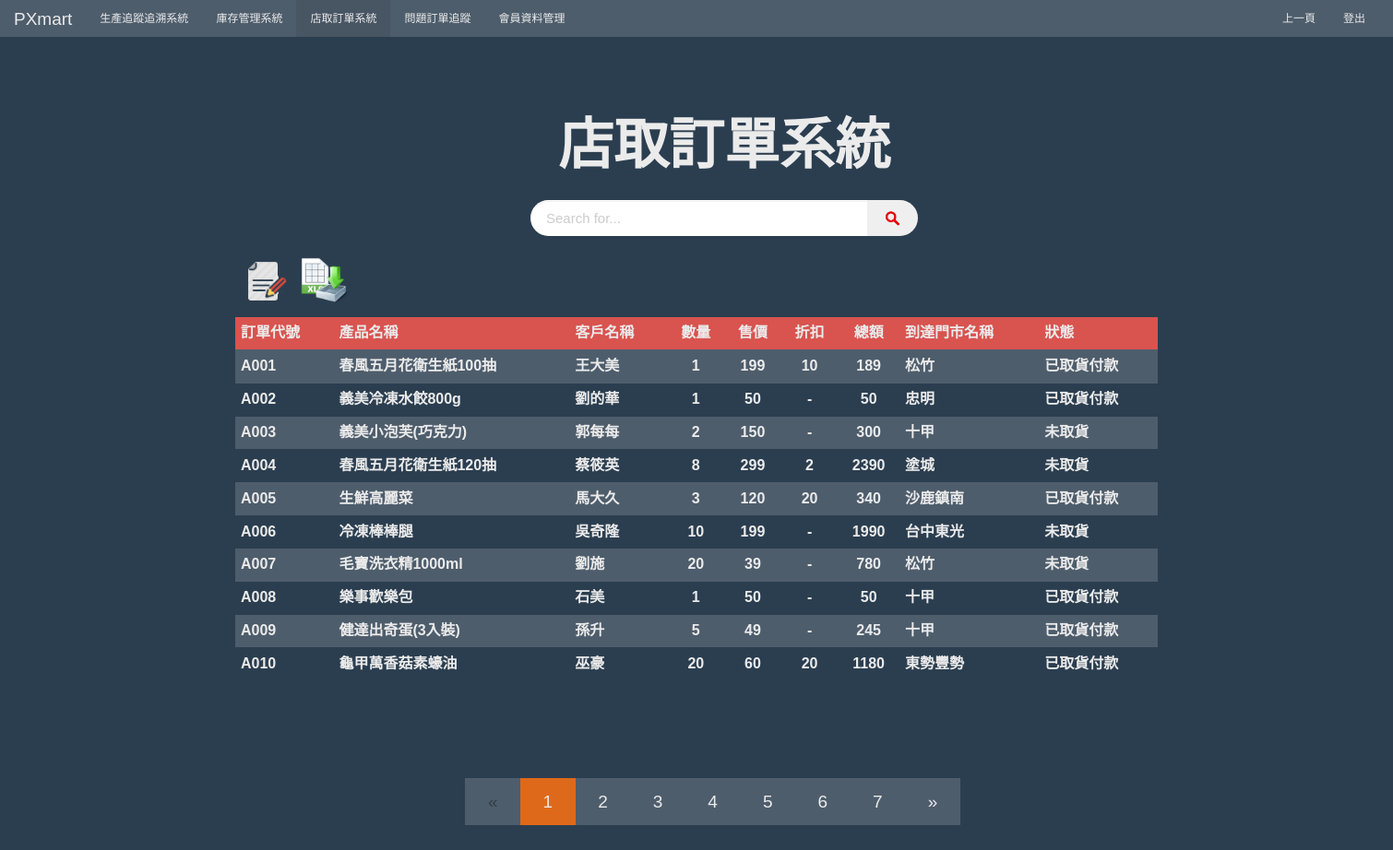
/Order.php, run on the app's committed database.
### Order.php (the view, shortened to what this page needs)
<!DOCTYPE html PUBLIC "-//W3C//DTD XHTML 1.0 Transitional//EN" "http://www.w3.org/TR/xhtml1/DTD/xhtml1-transitional.dtd">
<html xmlns="http://www.w3.org/1999/xhtml">
<head>
</head>
<link rel="stylesheet" href="Bootstrap/Superhero/Superhero.css">
<link rel="stylesheet" href="css/search2.css">
<link rel="stylesheet" href="css/style.css">
<body>
<div id="herader">
	<nav class="navbar navbar-default">
  <div class="container-fluid">
    <div class="navbar-header">
      <a class="navbar-brand">PXmart</a>
    </div>
    <div class="collapse navbar-collapse" id="bs-example-navbar-collapse-1">
      <ul class="nav navbar-nav">
      	<li><a href="track.php">生產追蹤追溯系統</a></li>
        <li><a href="stock.php">庫存管理系統 <span class="sr-only">(current)</span></a></li>
        <li class="active"><a href="Order.php">店取訂單系統</a></li>
        <li><a href="#">問題訂單追蹤</a></li>
          <li><a href="member.php">會員資料管理</a></li>
      </ul>
      <ul class="nav navbar-nav navbar-right">
        <li><a href="system.php">上一頁</a></li>
         <li><a href="index.php">登出</a></li>
      </ul>
    </div>
  </div>
</nav>
</div>
<div id="wrap">
    <div id="Stitle">
     <h3>店取訂單系統</h3>
      <div class="row">
     <div class="col-lg-6">
    <div class="input-group">
      <input type="text" class="form-control SearchBar" placeholder="Search for...">
      <span class="input-group-btn">
        <button class="btn btn-defaul SearchButton" type="button">
        	<img src="img/search-icon.png" width="21" height="21" >
        </button>
      </span>
    </div>
  </div>
</div>
    </div>
    <div id="main2">
<div id="copy"> <ul>
  <li><img src="img/edit-notes.png" width="60" height="58"  alt="編輯資料" ></li>
   <li id="Excel"><img src="img/Excel.png" width="55" height="55"  alt="匯出報表" ></li>
  </ul></div>
       <table class="table table-striped table-hover ">
  <thead>
	  <tr class="danger">
	  <th>訂單代號</th>
      <th>產品名稱</th>
      <th>客戶名稱</th>
      <td align="center">數量</td>
      <td align="center">售價</td>
      <td align="center">折扣</td>
      <td align="center">總額</td>
      <td>到達門市名稱</td>
      <td>狀態</td>
    </tr>
  </thead>
  <tbody>
<?
$sql=" SELECT * FROM `訂單` ";
$result = mysql_query($sql) or die('SQL ERROR!!');
while($record = mysql_fetch_array($result) ){
?>
    <tr>
      <td><?=$record['OID2']?></td>
      <td><?=$record['Oname']?></td>
      <td><?=$record['OCname']?></td>
      <td align="center"><?=$record['Oquantity']?></td>
      <td align="center"><?=$record['Oprice']?></td>
      <td align="center"><?=$record['Ocount']?></td>
       <td align="center"><?=$record['Ototal']?></td>
       <td ><?=$record['OSname']?></td>
        <td ><?=$record['Ostatus']?></td>
<?
}
?>
    </tr>
  </tbody>
</table>
  </div>
  <div id="main3">
    <p>&nbsp;</p>  <p>&nbsp;</p>
   <ul class="pagination pagination-lg">
  <li class="disabled"><a href="#">&laquo;</a></li>
  <li class="active"><a href="#">1</a></li>
  <li><a href="#">2</a></li>
  <li><a href="#">3</a></li>
    <li><a href="#">4</a></li>
     <li><a href="#">5</a></li>
  <li><a href="#">6</a></li>
    <li><a href="#">7</a></li>
  <li><a href="#">&raquo;</a></li>
</ul>
  </div>
</div>
</body>
</html>

### css/search2.css (style rules this page uses)
.SearchButton { border-radius:20px; }
.SearchBar { border-radius:20px; }
.row { width:900px; margin-bottom:10px; }
.col-lg-6 { margin-left:570px; margin-bottom:20px; margin-top:15px; }

### css/style.css (style rules this page uses)
* { margin:0; padding:0; }
#wrap { width: 1500px; height:850px; margin: 60px auto; }
body { font-family: Arial, 微軟正黑體; -webkit-font-smoothing: antialiased; }
#Stitle { wight:1200px; height:150px; }
#copy { width:280px; height:60px; float:left; margin-bottom:8px; }
h3 { font-size: 4em; font-weight: bold; text-align: center; font-family: inherit; float:left; margin-top:25px; margin-left:600px; }
#main2 { width:1000px; margin-right:250px; font-size:1.5em; float:right; }
#main3 { margin-top:150px; margin-left:500px; }
li { list-style-type:none; float:left; }
#Excel { margin-left:10px; }
ul { display:inline-block; }

### data on the page
訂單: OID2 "A001", Oname "春風五月花衛生紙100抽", OCname "王大美", Oquantity "1", Oprice "199", Ocount "10", Ototal "189", OSname "松竹", Ostatus "已取貨付款"
訂單: OID2 "A002", Oname "義美冷凍水餃800g", OCname "劉的華", Oquantity "1", Oprice "50", Ocount "-", Ototal "50", OSname "忠明", Ostatus "已取貨付款"
訂單: OID2 "A003", Oname "義美小泡芙(巧克力)", OCname "郭每每", Oquantity "2", Oprice "150", Ocount "-", Ototal "300", OSname "十甲", Ostatus "未取貨"
訂單: OID2 "A004", Oname "春風五月花衛生紙120抽", OCname "蔡筱英", Oquantity "8", Oprice "299", Ocount "2", Ototal "2390", OSname "塗城", Ostatus "未取貨"
訂單: OID2 "A005", Oname "生鮮高麗菜", OCname "馬大久", Oquantity "3", Oprice "120", Ocount "20", Ototal "340", OSname "沙鹿鎮南", Ostatus "已取貨付款"
訂單: OID2 "A006", Oname "冷凍棒棒腿", OCname "吳奇隆", Oquantity "10", Oprice "199", Ocount "-", Ototal "1990", OSname "台中東光", Ostatus "未取貨"
訂單: OID2 "A007", Oname "毛寶洗衣精1000ml", OCname "劉施", Oquantity "20", Oprice "39", Ocount "-", Ototal "780", OSname "松竹", Ostatus "未取貨"
訂單: OID2 "A008", Oname "樂事歡樂包", OCname "石美", Oquantity "1", Oprice "50", Ocount "-", Ototal "50", OSname "十甲", Ostatus "已取貨付款"
訂單: OID2 "A009", Oname "健達出奇蛋(3入裝)", OCname "孫升", Oquantity "5", Oprice "49", Ocount "-", Ototal "245", OSname "十甲", Ostatus "已取貨付款"
訂單: OID2 "A010", Oname "龜甲萬香菇素蠔油", OCname "巫豪", Oquantity "20", Oprice "60", Ocount "20", Ototal "1180", OSname "東勢豐勢", Ostatus "已取貨付款"
